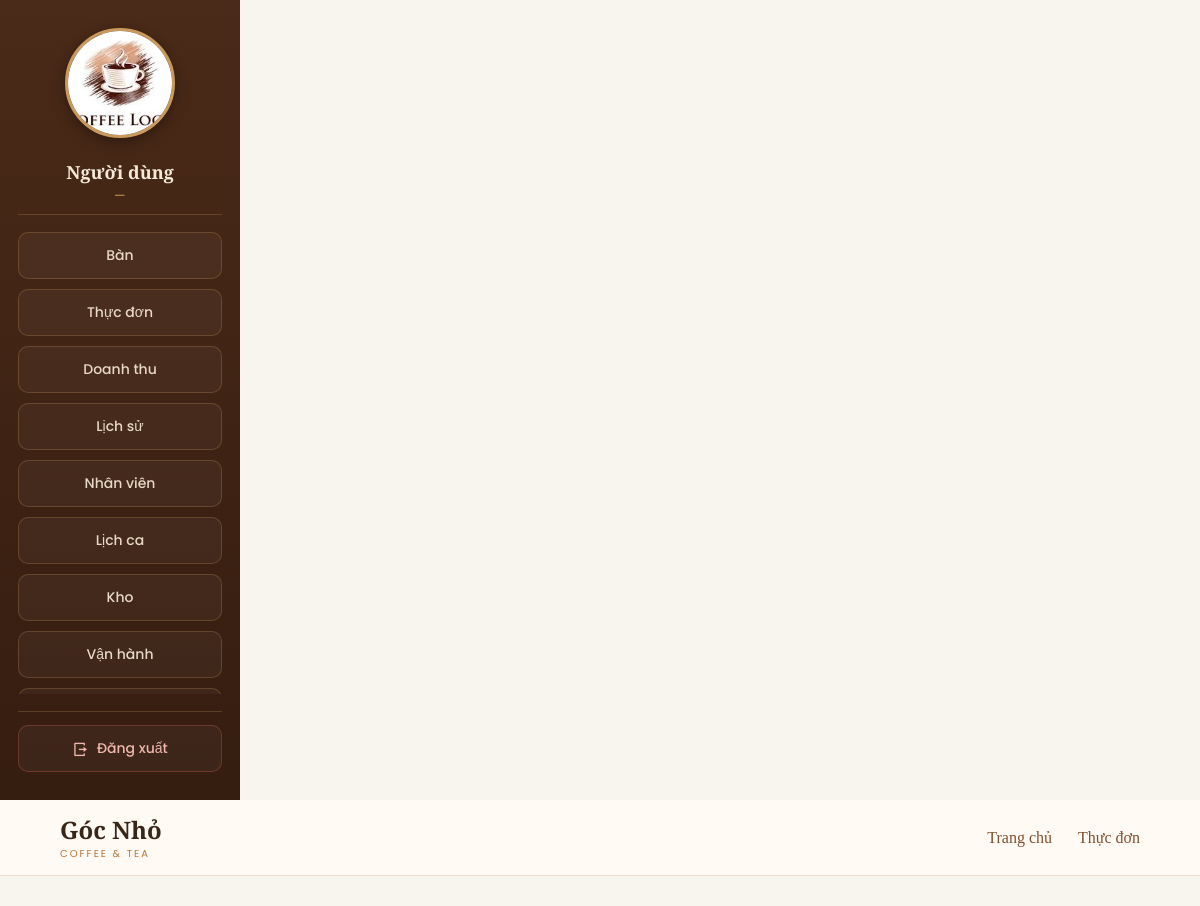
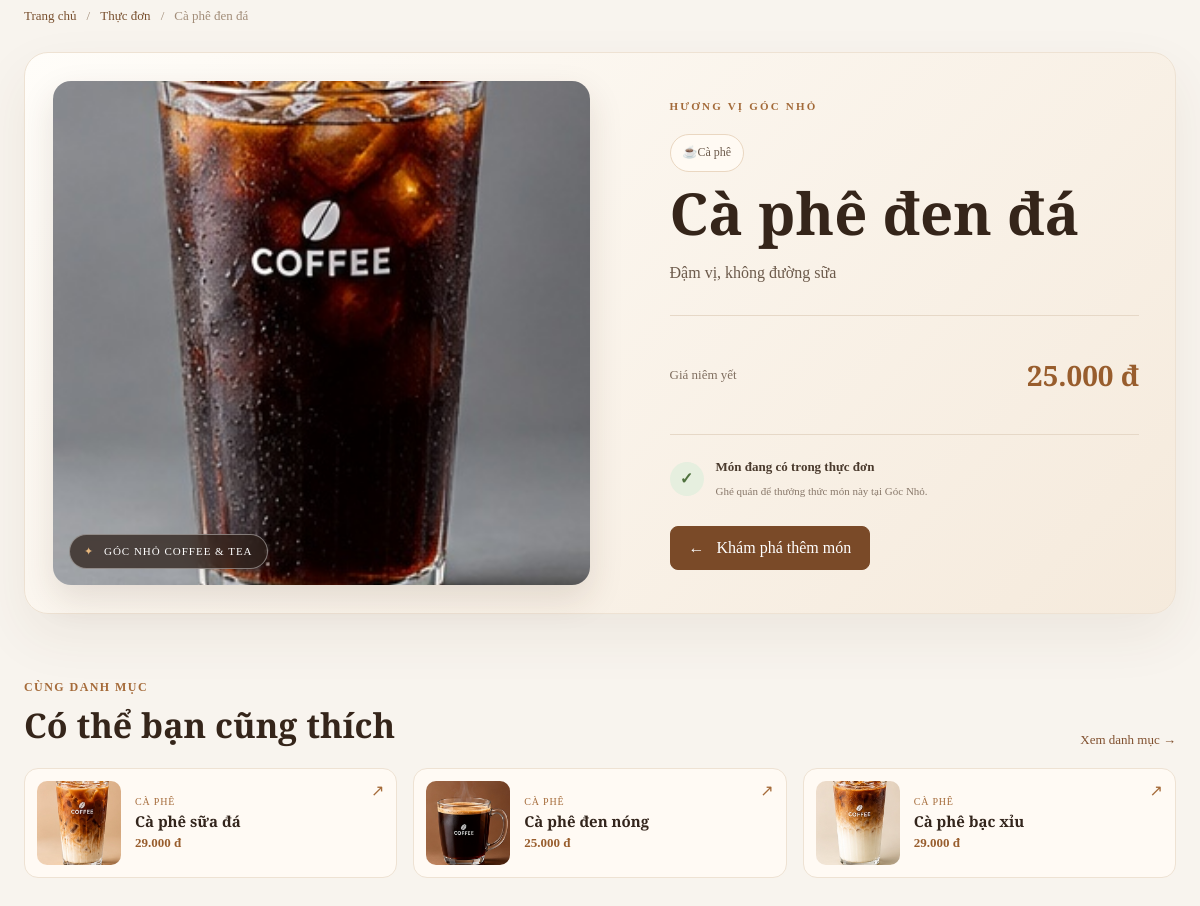
The page /index.php?page=menu-detail&id=2 on the database its author committed (2 pictures, top to bottom).
### tables this page shows
CREATE TABLE IF NOT EXISTS menu_items (
  item_id INT UNSIGNED AUTO_INCREMENT PRIMARY KEY,
  category_id INT UNSIGNED NOT NULL,
  item_name VARCHAR(150) NOT NULL,
  description VARCHAR(255) NULL,
  price INT UNSIGNED NOT NULL,
  image MEDIUMTEXT NULL,
  is_hidden TINYINT(1) NOT NULL DEFAULT 0,
  is_sold_out TINYINT(1) NOT NULL DEFAULT 0,
  stock INT UNSIGNED NOT NULL DEFAULT 0,
  min_stock INT UNSIGNED NOT NULL DEFAULT 10,
  UNIQUE KEY uq_cat_name (category_id, item_name),
  FOREIGN KEY (category_id) REFERENCES categories(category_id)
);

CREATE TABLE IF NOT EXISTS categories (
  category_id INT UNSIGNED AUTO_INCREMENT PRIMARY KEY,
  category_name VARCHAR(100) NOT NULL UNIQUE,
  has_options TINYINT(1) NOT NULL DEFAULT 1
);

### index.php (called while the page is built, shortened)
<?php
$routes = array(
    'home' => 'home/index.php',
    'public-menu' => 'public-menu/index.php',
    'menu' => 'menu/index.php',
    'menu-detail' => 'menu-detail/index.php',
    'tables' => 'tables/index.php',
    'schedule' => 'schedule/index.php',
    'ops' => 'ops/index.php',
    'orders' => 'orders/index.php',
    'cashshift' => 'cashshift/index.php',
    'kitchen' => 'kitchen/index.php',
);
$page = $_GET['page'] ?? null;
if (!is_string($page) || !isset($routes[$page])) {
    http_response_code(404);
    $page = '404';
    $file = __DIR__ . '/pages/404/index.php';
} else {
    $file = __DIR__ . '/pages/' . $routes[$page];
}
$action = dirname($file) . '/action.php';
if (is_file($action)) {
    require $action;
}
require __DIR__ . '/layouts/public/header.php';
require $file;
require __DIR__ . '/layouts/public/footer.php';

### pages/menu-detail/action.php (called while the page is built, shortened)
<?php
require_once __DIR__ . '/../../functions.php';
$itemId = filter_input(INPUT_GET, 'id', FILTER_VALIDATE_INT);
$menuItem = ($itemId && $itemId > 0) ? get_menu_item($itemId) : null;
$relatedMenuItems = $menuItem
    ? public_related_menu_items($menuItem['category_id'], $menuItem['item_id'], 3)
    : array();

### config/database.php (called while the page is built, shortened)
<?php
$env = function ($key, $default) {
    $value = getenv($key);
    return $value === false ? $default : $value;
};
$appEnvironment = strtolower((string) $env('APP_ENV', 'local'));
$dbUser = $env('DB_USER', 'root');
$dbPassword = $env('DB_PASSWORD', '');
return array(
    'host'     => $env('DB_HOST', '127.0.0.1'),
    'port'     => (int) $env('DB_PORT', '3306'),
    'database' => $env('DB_NAME', 'coffee_shop'),
    'username' => $dbUser,
    'password' => $dbPassword,
    'charset'  => 'utf8mb4',
);

### helpers/database.php (called while the page is built)
<?php
function db()
{
    static $database = null;
    if ($database === null) {
        $config = require __DIR__ . '/../config/database.php';
        $database = new Database($config);
    }
    return $database;
}

### classes/Database.php (called while the page is built, shortened)
<?php
class Database
{
    private $connection;
    public function __construct($config)
    {
        $this->connection = new mysqli(
            $config['host'], $config['username'], $config['password'],
            $config['database'], $config['port']
        );
        $this->connection->set_charset($config['charset']);
    }
    public function run($sql, $params = array())
    {
        $stmt = $this->connection->prepare($sql);
        if ($params) {
            $types = '';
            foreach ($params as $p) { $types .= is_int($p) ? 'i' : 's'; }
            $stmt->bind_param($types, ...$params);
        }
        $stmt->execute();
        return $stmt;
    }
    public function fetchAll($sql, $params = array())
    {
        return $this->run($sql, $params)->get_result()->fetch_all(MYSQLI_ASSOC);
    }
    public function fetchOne($sql, $params = array())
    {
        $row = $this->run($sql, $params)->get_result()->fetch_assoc();
        return $row ?: null;
    }
}

### functions.php (called while the page is built, shortened)
<?php
function get_menu_item($id)
{
    return db()->fetchOne(
        "SELECT m.item_id, m.item_name, m.description, m.price, m.image,
                m.is_hidden, c.category_id, c.category_name
         FROM menu_items m
         JOIN categories c ON c.category_id = m.category_id
         WHERE m.item_id = ? AND m.is_hidden = 0",
        array((int) $id)
    );
}
function public_related_menu_items($categoryId, $exceptId, $limit = 3)
{
    return db()->fetchAll(
        "SELECT m.item_id, m.item_name, m.price, m.image, m.description,
                c.category_name, c.category_id
         FROM menu_items m
         JOIN categories c ON c.category_id = m.category_id
         WHERE m.is_hidden = 0 AND m.category_id = ? AND m.item_id <> ?
         ORDER BY m.item_id ASC
         LIMIT ?",
        array((int) $categoryId, (int) $exceptId, max(1, min(6, (int) $limit)))
    );
}

### helpers/common.php (called while the page is built, shortened)
<?php
function e($value)
{
    return htmlspecialchars((string) $value, ENT_QUOTES, 'UTF-8');
}
function menu_item_image($item)
{
    $nameMap = array(
        'Cà phê sữa đá' => 'assets/images/menu/01-ca-phe-sua-da.jpg',
        'Cà phê đen đá' => 'assets/images/menu/02-ca-phe-den-da.jpg',
        'Cà phê đen nóng' => 'assets/images/menu/03-ca-phe-den-nong.jpg',
        'Cà phê bạc xỉu' => 'assets/images/menu/04-ca-phe-bac-xiu.jpg',
        'Cà phê cappuccino' => 'assets/images/menu/05-ca-phe-cappuccino.jpg',
        'Trà sữa trân châu' => 'assets/images/menu/06-tra-sua-tran-chau.jpg',
        'Trà sữa matcha' => 'assets/images/menu/07-tra-sua-matcha.jpg',
        'Trà đào cam sả' => 'assets/images/menu/08-tra-dao-cam-sa.jpg',
        'Trà vải hoa hồng' => 'assets/images/menu/09-tra-vai-hoa-hong.jpg',
        'Bánh tiramisu' => 'assets/images/menu/10-banh-tiramisu.jpg',
        'Bánh croissant' => 'assets/images/menu/10-banh-tiramisu.jpg',
    );
    $name = trim($item['item_name'] ?? '');
    if (isset($nameMap[$name])) {
        return $nameMap[$name];
    }
    return 'assets/images/images.jpg';
}

### pages/menu-detail/index.php (the view)
<header class="catalog-header">
    <a href="index.php?page=home" class="catalog-brand">Góc Nhỏ <span>Coffee &amp; Tea</span></a>
    <nav aria-label="Điều hướng chính">
        <a href="index.php?page=home">Trang chủ</a>
        <a href="index.php?page=menu">Thực đơn</a>
    </nav>
</header>
<main class="catalog-main catalog-detail-page">
    <?php if (!$menuItem): ?>
        <section class="catalog-not-found">
            <p class="catalog-eyebrow">404 · KHÔNG TÌM THẤY</p>
            <h1>Món này không có trong thực đơn</h1>
            <p>Món có thể đã bị ẩn hoặc đường dẫn không còn hợp lệ.</p>
            <a class="catalog-back" href="index.php?page=menu">Quay lại thực đơn <span aria-hidden="true">→</span></a>
        </section>
    <?php else: ?>
        <nav class="catalog-breadcrumb" aria-label="Đường dẫn">
            <a href="index.php?page=home">Trang chủ</a><span aria-hidden="true">/</span>
            <a href="index.php?page=menu">Thực đơn</a><span aria-hidden="true">/</span>
            <span><?= e($menuItem['item_name']) ?></span>
        </nav>
        <article class="catalog-detail">
            <div class="catalog-detail-visual">
                <img src="<?= e(menu_item_image($menuItem)) ?>" alt="<?= e($menuItem['item_name']) ?>">
                <span class="catalog-photo-caption"><span aria-hidden="true">✦</span> Góc Nhỏ Coffee &amp; Tea</span>
            </div>
            <div class="catalog-detail-info">
                <span class="catalog-detail-kicker">HƯƠNG VỊ GÓC NHỎ</span>
                <p class="catalog-category-pill"><span aria-hidden="true">☕</span> <?= e($menuItem['category_name']) ?></p>
                <h1><?= e($menuItem['item_name']) ?></h1>
                <p class="catalog-detail-description"><?= e($menuItem['description'] ?: 'Được chuẩn bị tại quán với sự chăm chút trong từng phần.') ?></p>
                <div class="catalog-detail-price">
                    <span>Giá niêm yết</span>
                    <strong><?= e(number_format((int) $menuItem['price'], 0, ',', '.')) ?> đ</strong>
                </div>
                <div class="catalog-detail-note">
                    <span class="catalog-note-icon" aria-hidden="true">✓</span>
                    <p><b>Món đang có trong thực đơn</b><small>Ghé quán để thưởng thức món này tại Góc Nhỏ.</small></p>
                </div>
                <a class="catalog-back catalog-back-link" href="index.php?page=menu"><span aria-hidden="true">←</span> Khám phá thêm món</a>
            </div>
        </article>
        <?php if ($relatedMenuItems): ?>
            <section class="catalog-related" aria-labelledby="relatedMenuHeading">
                <div class="catalog-related-heading">
                    <div><p class="catalog-eyebrow">CÙNG DANH MỤC</p><h2 id="relatedMenuHeading">Có thể bạn cũng thích</h2></div>
                    <a href="index.php?page=menu&amp;category=<?= (int) $menuItem['category_id'] ?>">Xem danh mục <span aria-hidden="true">→</span></a>
                </div>
                <div class="catalog-related-grid">
                    <?php foreach ($relatedMenuItems as $related): ?>
                        <a class="catalog-related-card" href="index.php?page=menu-detail&amp;id=<?= (int) $related['item_id'] ?>">
                            <img src="<?= e(menu_item_image($related)) ?>" alt="<?= e($related['item_name']) ?>" loading="lazy">
                            <span><small><?= e($related['category_name']) ?></small><b><?= e($related['item_name']) ?></b>
                                <strong><?= e(number_format((int) $related['price'], 0, ',', '.')) ?> đ</strong></span>
                            <i aria-hidden="true">↗</i>
                        </a>
                    <?php endforeach; ?>
                </div>
            </section>
        <?php endif; ?>
    <?php endif; ?>
</main>

### assets/css/style.css (style rules this page uses)
html, body { height: 100%; margin: 0; overflow: hidden; }
body { display: flex; }

### rows shown on the page
menu_items: item_name "Cà phê đen đá", category.category_name "Cà phê", description "Đậm vị, không đường sữa", price "25.000"
menu_items: shows a picture, category.category_name "CÀ PHÊ", item_name "Cà phê sữa đá", price "29.000"
menu_items: shows a picture, category.category_name "CÀ PHÊ", item_name "Cà phê đen nóng", price "25.000"
menu_items: shows a picture, category.category_name "CÀ PHÊ", item_name "Cà phê bạc xỉu", price "29.000"
